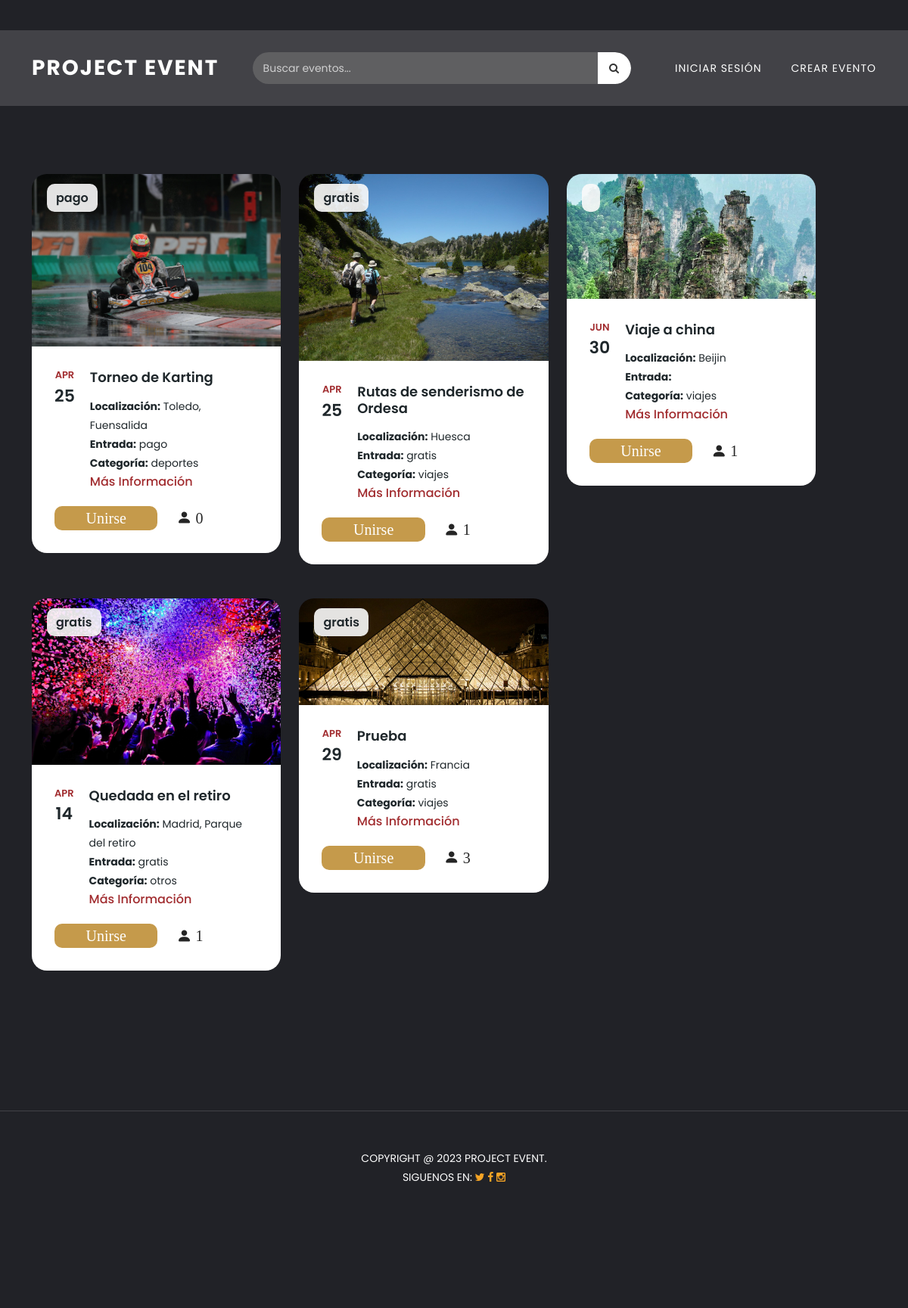
The app's page /ListaEventos.php with its own data.
### tables this page shows
CREATE TABLE `eventos` (
  `id` int(200) NOT NULL,
  `nomevent` varchar(50) NOT NULL,
  `categoria` varchar(25) NOT NULL,
  `fecha` date NOT NULL,
  `localizacion` varchar(50) NOT NULL,
  `descripcion` varchar(255) NOT NULL,
  `imagen` varchar(200) NOT NULL,
  `usuario` varchar(25) NOT NULL,
  `correo` varchar(50) NOT NULL,
  `max_asistentes` int(10) UNSIGNED DEFAULT NULL,
  `entrada` enum('gratis','pago') NOT NULL DEFAULT 'gratis',
  `usuario_id` int(11) DEFAULT NULL
);

### FuncionesEventos.php (called while the page is built, shortened)
<?php
require ('dbEvent.php');
require ('Eventos.php');
function listarEventos($texto = null)
{
    global $conexion;
    $consulta = "SELECT eventos.*, usuarios.nombre AS creador
                 FROM eventos
                 INNER JOIN usuarios
                 ON eventos.usuario_id = usuarios.usuario_id";
    $consulta .= " ORDER BY eventos.id DESC";
    $stmt = $conexion->prepare($consulta);
    $stmt->execute();
    $resultado = $stmt->get_result();
    $eventos = [];
    while ($fila = $resultado->fetch_assoc()) {
        $eventos[] = new Evento(
            $fila["id"],
            $fila["nomevent"],
            $fila["categoria"],
            $fila["fecha"],
            $fila["localizacion"],
            $fila["entrada"],
            $fila["descripcion"],
            $fila["imagen"],
            $fila["usuario_id"],
            $fila["max_asistentes"]
        );
    }
    return $eventos;
}
function obtenerUnion($id)
{
    global $conexion;
    $stmt = $conexion->prepare("
        SELECT COUNT(*)
        FROM join_event
        WHERE id_evento = ?
        AND join_action = 'unirse'
    ");
    $stmt->bind_param("i", $id);
    $stmt->execute();
    $result = $stmt->get_result();
    $row = $result->fetch_row();
    return (int)$row[0];
}
function UsuarioUnido($evento_id, $id_user)
{
    global $conexion;
    $stmt = $conexion->prepare("
        SELECT 1
        FROM join_event
        WHERE id_evento = ?
        AND id_usuario = ?
        AND join_action = 'unirse'
        LIMIT 1
    ");
    $stmt->bind_param("ii", $evento_id, $id_user);
    $stmt->execute();
    $result = $stmt->get_result();
    return $result->num_rows > 0;
}

### Eventos.php (called while the page is built, shortened)
<?php
class Evento{
function __construct($id, $nomevent, $categoria , $fecha, $localizacion, $entrada, $descripcion, $imagen, $usuario_id, $max_asistentes){
    $this -> id = $id;
    $this -> nomevent = $nomevent;
    $this -> categoria = $categoria;
    $this -> fecha = $fecha;
    $this -> localizacion = $localizacion;
    $this -> entrada = $entrada;
    $this -> imagen = $imagen;
}
}
?>

### ListaEventos.php (the view, shortened to what this page needs)
<?php
require ('dbEvent.php');
require ('FuncionesEventos.php');
$texto = $_GET["q"] ?? null;
if (!empty($texto)) {
    $listado_db = listarEventos($texto);
} else {
    $listado_db = listarEventos();
}
?>
<?php
$id_user = $_SESSION["usuario"]["usuario_id"] ?? null;
$usuario = $_SESSION["usuario"]["nombre"] ?? null;
?>
<!DOCTYPE html>
<html lang="es">
<head>
<link href="vendor/bootstrap/css/bootstrap.min.css" rel="stylesheet">
<link rel="stylesheet" href="assets/css/fontawesome.css">
<link rel="stylesheet" href="assets/css/templatemo-edu-meeting.css">
<link rel="stylesheet" href="assets/css/owl.css">
<link rel="stylesheet" href="assets/css/lightbox.css">
<link rel="stylesheet" href="assets/css/EstilosPaginaEventos.css">
<link href="https://cdn.jsdelivr.net/npm/bootstrap-icons@1.11.3/font/bootstrap-icons.css" rel="stylesheet">
</head>
<body>
<header class="header-area header-sticky">
  <div class="container">
    <div class="row">
      <div class="col-12">
        <nav class="main-nav">
          <a href="index.php" class="logo">Project Event</a>
          <div class="search-container">
            <form action="ListaEventos.php" method="GET" class="search-form">
              <input type="text" name="q" placeholder="Buscar eventos..." class="search-input">
              <button type="submit" class="search-button">
                <i class="fa fa-search"></i>
              </button>
            </form>
          </div>
          <ul class="event-nav">
            <li class="event-user">
              <?php if (!$usuario): ?>
                <a href="Login.php" class="event-login-btn">Iniciar sesión</a>
              <?php endif; ?>
            </li>
            <li>
              <a href="verificarSesion.php">Crear Evento</a>
            </li>
          </ul>
        </nav>
      </div>
    </div>
  </div>
</header>
<section class="upcoming-meetings" id="meetings">
  <div class="container">
    <div class="row">
      <?php foreach ($listado_db as $evento): ?>
        <div class="col-lg-4 templatemo-item-col all <?php echo $evento->categoria; ?>">
          <div class="meeting-item">
            <div class="thumb">
              <div class="price">
                <span><?php echo $evento->entrada; ?></span>
              </div>
              <img src="<?php echo $evento->imagen; ?>" alt="">
            </div>
            <div class="down-content">
              <?php $fecha = new DateTime($evento->fecha); ?>
              <div class="meeting-content">
                <div class="date">
                  <h6><?php echo $fecha->format('M'); ?>
                    <span><?php echo $fecha->format('d'); ?></span>
                  </h6>
                </div>
                <div class="info">
                  <h4><?= htmlspecialchars($evento->nomevent) ?></h4>
                  <p><strong>Localización:</strong> <?= htmlspecialchars($evento->localizacion) ?></p>
                  <p><strong>Entrada:</strong> <?= htmlspecialchars($evento->entrada) ?></p>
                  <p><strong>Categoría:</strong> <?= htmlspecialchars($evento->categoria) ?></p>
                  <a href="meeting-details.php?id=<?= $evento->id ?>" class="btn-link-anim">Más Información</a>
                </div>
              </div>
              <div class="cajaEventoUnirse">
                <?php if (UsuarioUnido($evento->id, $id_user)): ?>
                  <button class="btnU abandonando" data-id="<?= $evento->id ?>">
                    Abandonar
                  </button>
                <?php else: ?>
                  <button class="btnU uniendose" data-id="<?= $evento->id ?>">
                    Unirse
                  </button>
                <?php endif; ?>
                <span class="unirse">
                  <i class="bi bi-person-fill"></i>
                  <?php echo obtenerUnion($evento->id); ?>
                </span>
              </div>
            </div>
          </div>
        </div>
      <?php endforeach; ?>
    </div>
  </div>
  <div class="footer">
      <p>Copyright @ 2023 Project Event.
          <br>Siguenos en:
          <a href="https://twitter.com" target="_parent" title="free css templates"><i class="fa fa-twitter"></i></a>
          <a href="https://fb.com" target="_parent" title="free css templates"><i class="fa fa-facebook"></i></a>
          <a href="https://instagram.com" target="_parent" title="free css templates"><i class="fa fa-instagram"></i></a>
      </p>
  </div>
</section>
</body>
</html>

### assets/css/EstilosPaginaEventos.css (style rules this page uses)
.cajaEventoUnirse { margin-left: auto; display: flex; align-items: center; gap: 10px; margin-top: 20px; }
.uniendose { width: 150px; height: auto; font-size: 20px; font-family: 'calibrí'; border-radius: 10px; border:none; background-color: #c59a4b; color: #fff; cursor:pointer; align-items: bottom; }
.unirse { width: 50%; height: auto; font-size: 20px; font-family: 'calibrí'; border:none; color: #252525; cursor:pointer; align-items: bottom; padding-left: 15px; }

### records on screen
eventos: entrada "pago", imagen (picture), fecha "APR", fecha "25", nomevent "Torneo de Karting", localizacion "Toledo, Fuensalida", categoria "deportes", id "0"
eventos: entrada "gratis", imagen (picture), fecha "APR", fecha "25", nomevent "Rutas de senderismo de Ordesa", localizacion "Huesca", categoria "viajes", id "1"
eventos: imagen (picture), fecha "JUN", fecha "30", nomevent "Viaje a china", localizacion "Beijin", categoria "viajes", id "1"
eventos: entrada "gratis", imagen (picture), fecha "APR", fecha "14", nomevent "Quedada en el retiro", localizacion "Madrid, Parque del retiro", categoria "otros", id "1"
eventos: entrada "gratis", imagen (picture), fecha "APR", fecha "29", nomevent "Prueba", localizacion "Francia", categoria "viajes", id "3"
